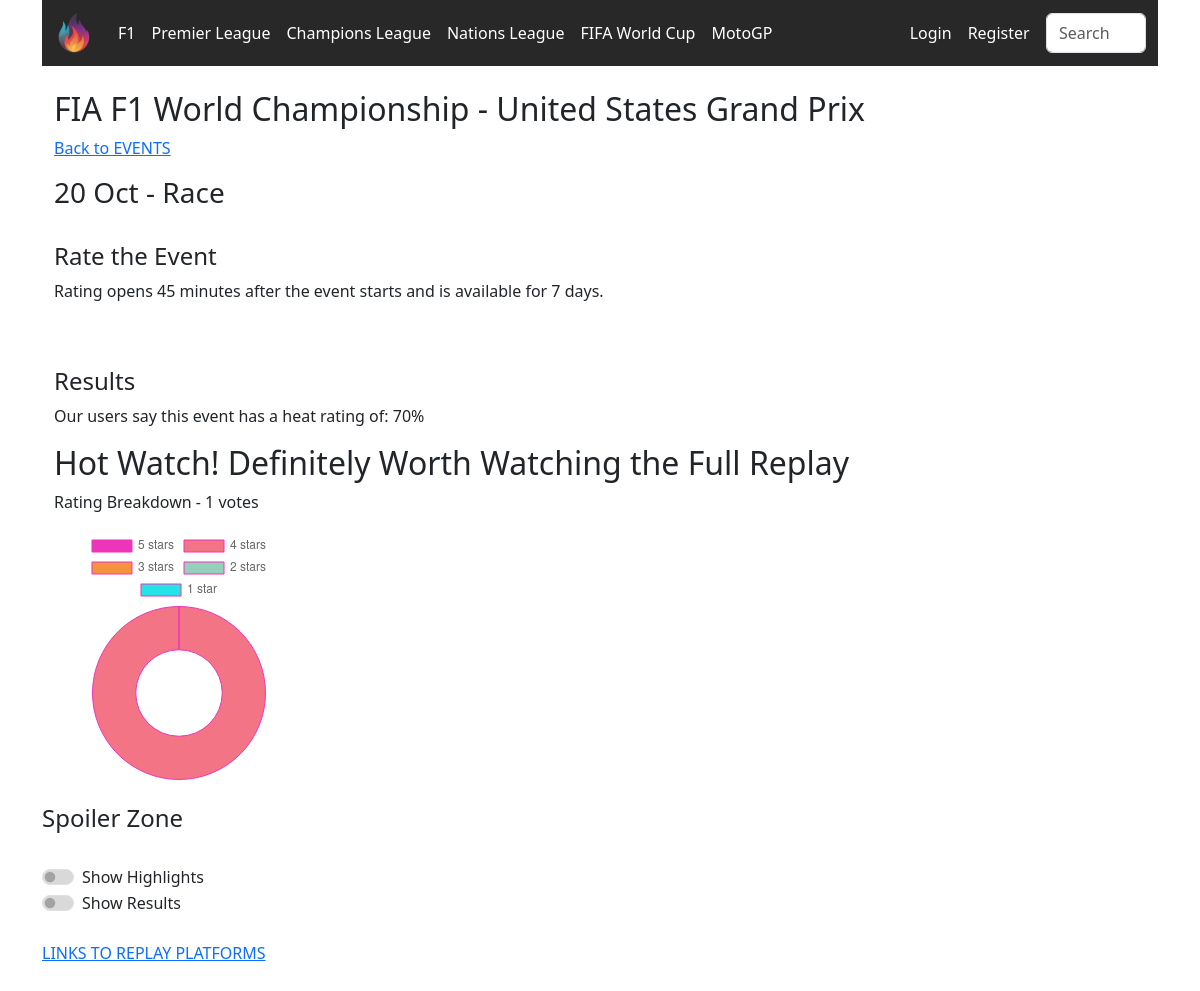
The page /core/events/9374/ on the database its author committed.
### core/models.py (models this page shows, shortened)
class Event(models.Model):
    event_list = models.ForeignKey(Competition, on_delete=models.CASCADE, related_name='events')
    event_type = models.CharField(max_length=50)  # e.g., 'race', 'qualifying', 'sprint', 'sprint shootout', 'match'.
    date_time = models.DateTimeField()
    idEvent = models.CharField(max_length=255, default="")
    video_id = models.CharField(max_length=255, null=True, default="")
    is_finished = models.BooleanField(default=False)

class Competition(models.Model):
    league = models.CharField(max_length=255, default="")
    name = models.CharField(max_length=255)
    date = models.DateField()

class Rating(models.Model):
    event = models.OneToOneField(Event, on_delete=models.CASCADE, related_name='rating')
    five_stars = models.IntegerField(default=0)
    four_stars = models.IntegerField(default=0)
    three_stars = models.IntegerField(default=0)
    two_stars = models.IntegerField(default=0)
    one_star = models.IntegerField(default=0)
    percentage = models.FloatField(default=0.0)
    voters = models.ManyToManyField(User, related_name='rated_events')

### core/views.py (the view)
# urls.py: path('events/<int:event_id>/', views.event, name='event'),
def event(request, event_id):
    event = get_object_or_404(Event, id=event_id)
    video_id = event.video_id.split('=')[-1] if event.video_id else None
    title = TITLES.get(event.event_list.league, 'Unknown League')
    try:
        total_votes = (
            event.rating.five_stars +
            event.rating.four_stars +
            event.rating.three_stars +
            event.rating.two_stars +
            event.rating.one_star
        )
    except Event.rating.RelatedObjectDoesNotExist:
        total_votes = 0
    return render(request, 'core/event.html', {
        'event': event,
        'RATINGS_TEXT': RATINGS_TEXT,
        'video_id': video_id,
        'title': title,
        'timezone': timezone,
        'timedelta': timedelta,
        'total_votes': total_votes,
    })

### core/templatetags/event_tags.py (called while the page is built)
@register.filter
def is_past(event):
    return event.date_time + timedelta(minutes=45) <= timezone.now()

@register.filter
def voting_closed(event):
    return event.date_time + timedelta(days=7) <= timezone.now()

### core/templates/core/event.html
{% extends 'base.html' %}
{% block content %}
<div class="container">
    <div>
        <br>
        <h2>{{ title }} - {{ event.event_list.name }}</h2>
        <p><a href="{% url 'core:event_list' event.event_list.id %}">Back to EVENTS</a></p>
        <h3>
            {% if title == "FIA F1 World Championship" %}
                {{ event.date_time|date:"j M" }} - {{ event.event_type|title }}
            {% else %}
                {{ event.event_type|title }}
            {% endif %}
        </h3>
    </div>
    {% include 'core/vote.html' %}
    <br>
    {% include 'core/results.html' %}
    {% include 'core/spoiler_zone.html' %}
{% endblock %}

### core/templates/core/results.html (shortened to what this page needs)
<div class="results-container">
    <br>
    <h4>Results</h4>
    {% if event.rating.voters.all|length == 0 %}
        <p>This event has no ratings.</p>
    {% else %}
        {% if event.rating.percentage >= 66 %}
            <p>Our users say this event has a heat rating of: {{ event.rating.percentage|floatformat:0 }}%</p>
            <h2>{{ RATINGS_TEXT.5 }}</h2>
        {% elif event.rating.percentage >= 33 %}
            <p>Our users say this event has a heat rating of: {{ event.rating.percentage|floatformat:0 }}%</p>
            <h2>{{ RATINGS_TEXT.3 }}</h2>
        {% else %}
            <p>Our users say this event has a heat rating of: {{ event.rating.percentage|floatformat:0 }}%</p>
            <h2>{{ RATINGS_TEXT.1 }}</h2>
        {% endif %}
        <p>Rating Breakdown - {{ total_votes }} votes</p>
            <center<div style="width: 250px;">
                <canvas id="ratingChart" width="250" height="250"></canvas>
            </div>
            <script>
                const ctx = document.getElementById('ratingChart').getContext('2d');
                const fiveStars = {{ event.rating.five_stars }};
                const fourStars = {{ event.rating.four_stars }};
                const threeStars = {{ event.rating.three_stars }};
                const twoStars = {{ event.rating.two_stars }};
                const oneStar = {{ event.rating.one_star }};
                const totalVotes = fiveStars + fourStars + threeStars + twoStars + oneStar;
                const chart = new Chart(ctx, {
                    type: 'doughnut',
                    data: {
                        labels: ['5 stars', '4 stars', '3 stars', '2 stars', '1 star'],
                        datasets: [{
                            data: [fiveStars, fourStars, threeStars, twoStars, oneStar],
                            backgroundColor: [
                                '#ee35b9',
                                '#f37484',
                                '#f6933f',
                                '#95d0bb',
                                '#24e4e7',
                            ],
                            borderColor: [
                                '#ee35b9',
                            ],
                            borderWidth: 1
                        }]
                    },
                    options: {
                        responsive: false,
                        title: {
                            display: true,
                            text: 'Rating Distribution',
                        }
                    }
                });
            </script>
    {% endif %}
    <br>
</div>

### static/css/main.css (style rules this page uses)
:root { --dark-purple: #4f379c ; --light-purple: #ac3fd0; --five-star-pink: #ee35b9; --four-star-burnt: #f37484; --three-star-orange: #f6933f; --two-star-ocean: #95d0bb; --one-star-ice: #24e4e7; --bright-white: #ffffff; --light-orange: #ffedc3; --light-grey: #d9d9d9; --dark-grey: #282828; }
body { overflow-y: scroll; }

### rows shown on the page
Event: event_list.name "United States Grand Prix", date_time "20 Oct", event_type "Race", rating.percentage "70"

### other values the page prints
{{ title }} "FIA F1 World Championship"
{{ RATINGS_TEXT.5 }} "Hot Watch! Definitely Worth Watching the Full Replay"
{{ total_votes }} "1"
chart data {{ event.rating.five_stars }} 0
chart data {{ event.rating.three_stars }} 0
chart data {{ event.rating.two_stars }} 0
